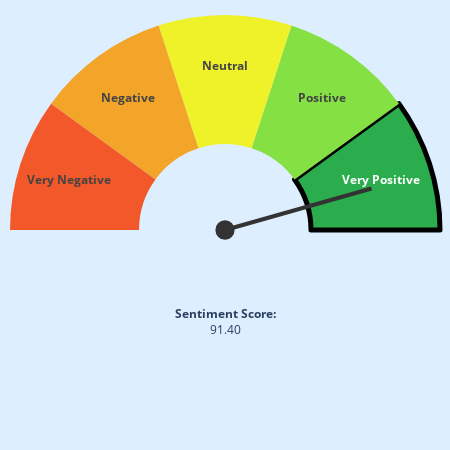

Source (notebook cell):
### Markdown cell above
<p>From the word cloud we theorized that <strong>Kindle</strong> is not loved by consumers and we confirm this using the the sentiment score. Thus we can have a better insight as to how liked a product is by its users.</p>

### Code cell
import plotly.graph_objects as go
import numpy as np

# Assume the 'train' DataFrame has a 'sentiment_score' column
# Calculate the overall sentiment score (mean of sentiment scores)
overall_sentiment_score = train['sentiment_score'].mean()

# Ensure the score is within the valid range (0 to 100)
current_value = max(0, min(100, overall_sentiment_score * 100))  # Scale sentiment to 0-100 range if needed

plot_bgcolor = "#def"
quadrant_colors = [plot_bgcolor, "#2bad4e", "#85e043", "#eff229", "#f2a529", "#f25829"]
quadrant_text = ["", "<b>Very Positive</b>", "<b>Positive</b>", "<b>Neutral</b>", "<b>Negative</b>", "<b>Very Negative</b>"]
n_quadrants = len(quadrant_colors) - 1

min_value = 0
max_value = 100
hand_length = np.sqrt(2) / 4
hand_angle = np.pi * (1 - (max(min_value, min(max_value, current_value)) - min_value) / (max_value - min_value))

# Define custom line widths for the outline (with an outline on "Very Positive")
line_widths = [0, 5, 0, 0, 0, 0]  # Only set width for the second section ("Very Positive")
line_colors = ["rgba(0, 0, 0, 0)", "#000", "rgba(0, 0, 0, 0)", "rgba(0, 0, 0, 0)", "rgba(0, 0, 0, 0)", "rgba(0, 0, 0, 0)"]  # Use transparent color for no outline

fig = go.Figure(
    data=[
        go.Pie(
            values=[0.5] + (np.ones(n_quadrants) / 2 / n_quadrants).tolist(),
            rotation=90,
            hole=0.4,  # Decrease the hole size for better visibility of inner lines
            marker=dict(
                colors=quadrant_colors,
                line=dict(width=line_widths, color=line_colors)  # Use transparent color where no outline is needed
            ),
            text=quadrant_text,
            textinfo="text",
            hoverinfo="skip",
        ),
    ],
    layout=go.Layout(
        showlegend=False,
        margin=dict(b=0, t=10, l=10, r=10),
        width=450,
        height=450,
        paper_bgcolor=plot_bgcolor,
        annotations=[
            go.layout.Annotation(
                text=f"<b>Sentiment Score:</b><br>{current_value:.2f}",
                x=0.5, xanchor="center", xref="paper",
                y=0.25, yanchor="bottom", yref="paper",
                showarrow=False,
            )
        ],
        shapes=[
            go.layout.Shape(
                type="circle",
                x0=0.48, x1=0.52,
                y0=0.48, y1=0.52,
                fillcolor="#333",
                line_color="#333",
            ),
            go.layout.Shape(
                type="line",
                x0=0.5, x1=0.5 + hand_length * np.cos(hand_angle),
                y0=0.5, y1=0.5 + hand_length * np.sin(hand_angle),
                line=dict(color="#333", width=4)
            )
        ]
    )
)
fig.show()

### Figure 1 — Plotly figure (JSON) as saved in the notebook; plotly's stock layout.template omitted (floating-point values rounded to 4 significant figures)
{"data": [{"hole": 0.4, "hoverinfo": "skip", "marker": {"colors": ["#def", "#2bad4e", "#85e043", "#eff229", "#f2a529", "#f25829"], "line": {"color": ["rgba(0, 0, 0, 0)", "#000", "rgba(0, 0, 0, 0)", "rgba(0, 0, 0, 0)", "rgba(0, 0, 0, 0)", "rgba(0, 0, 0, 0)"], "width": [0, 5, 0, 0, 0, 0]}}, "rotation": 90, "text": ["", "<b>Very Positive</b>", "<b>Positive</b>", "<b>Neutral</b>", "<b>Negative</b>", "<b>Very Negative</b>"], "textinfo": "text", "type": "pie", "values": [0.5, 0.1, 0.1, 0.1, 0.1, 0.1]}], "layout": {"annotations": [{"showarrow": false, "text": "<b>Sentiment Score:</b><br>91.40", "x": 0.5, "xanchor": "center", "xref": "paper", "y": 0.25, "yanchor": "bottom", "yref": "paper"}], "height": 450, "margin": {"b": 0, "l": 10, "r": 10, "t": 10}, "paper_bgcolor": "#def", "shapes": [{"fillcolor": "#333", "line": {"color": "#333"}, "type": "circle", "x0": 0.48, "x1": 0.52, "y0": 0.48, "y1": 0.52}, {"line": {"color": "#333", "width": 4}, "type": "line", "x0": 0.5, "x1": 0.8407, "y0": 0.5, "y1": 0.5943}], "showlegend": false, "width": 450}}
